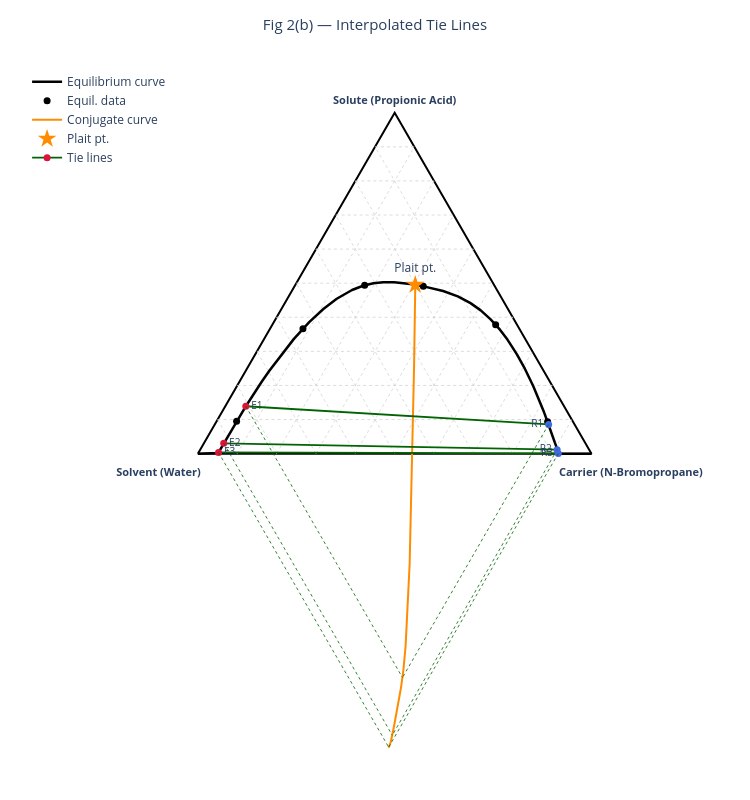

Notebook cell for this chart:
### Markdown cell above
## 6. Interpolated Tie Lines via Conjugate Curve — Fig 2(b)

### Code cell
fig2b = plot_util.fig_interpolated_tie_lines(system, conjugate, steps, N_theory)
fig2b.show()

### Figure 1 — Plotly figure (JSON) as saved in the notebook; plotly's stock layout.template omitted (floating-point values rounded to 4 significant figures; data arrays with more than 128 entries replaced by an {"elided": "..."} marker saying what was removed)
{"data": [{"hoverinfo": "skip", "line": {"color": "black", "width": 2}, "mode": "lines", "showlegend": false, "type": "scatter", "x": [0, 100, 50, 0], "y": [0, 0, 86.6, 0]}, {"hoverinfo": "skip", "mode": "text", "showlegend": false, "text": ["<b>Solute (Propionic Acid)</b>"], "textfont": {"size": 11}, "textposition": "middle center", "type": "scatter", "x": [50], "y": [89.6]}, {"hoverinfo": "skip", "mode": "text", "showlegend": false, "text": ["<b>Solvent (Water)</b>"], "textfont": {"size": 11}, "textposition": "middle center", "type": "scatter", "x": [-10], "y": [-5]}, {"hoverinfo": "skip", "mode": "text", "showlegend": false, "text": ["<b>Carrier (N-Bromopropane)</b>"], "textfont": {"size": 11}, "textposition": "middle center", "type": "scatter", "x": [110], "y": [-5]}, {"hoverinfo": "skip", "line": {"color": "lightgray", "dash": "dot", "width": 0.8}, "mode": "lines", "showlegend": false, "type": "scatter", "x": [5, 95], "y": [8.66, 8.66]}, {"hoverinfo": "skip", "line": {"color": "lightgray", "dash": "dot", "width": 0.8}, "mode": "lines", "showlegend": false, "type": "scatter", "x": [90, 45], "y": [0, 77.94]}, {"hoverinfo": "skip", "line": {"color": "lightgray", "dash": "dot", "width": 0.8}, "mode": "lines", "showlegend": false, "type": "scatter", "x": [10, 55.0], "y": [0, 77.94]}, {"hoverinfo": "skip", "line": {"color": "lightgray", "dash": "dot", "width": 0.8}, "mode": "lines", "showlegend": false, "type": "scatter", "x": [10, 90], "y": [17.32, 17.32]}, {"hoverinfo": "skip", "line": {"color": "lightgray", "dash": "dot", "width": 0.8}, "mode": "lines", "showlegend": false, "type": "scatter", "x": [80, 40], "y": [0, 69.28]}, {"hoverinfo": "skip", "line": {"color": "lightgray", "dash": "dot", "width": 0.8}, "mode": "lines", "showlegend": false, "type": "scatter", "x": [20, 60], "y": [0, 69.28]}, {"hoverinfo": "skip", "line": {"color": "lightgray", "dash": "dot", "width": 0.8}, "mode": "lines", "showlegend": false, "type": "scatter", "x": [15, 85], "y": [25.98, 25.98]}, {"hoverinfo": "skip", "line": {"color": "lightgray", "dash": "dot", "width": 0.8}, "mode": "lines", "showlegend": false, "type": "scatter", "x": [70, 35], "y": [0, 60.62]}, {"hoverinfo": "skip", "line": {"color": "lightgray", "dash": "dot", "width": 0.8}, "mode": "lines", "showlegend": false, "type": "scatter", "x": [30, 65], "y": [0, 60.62]}, {"hoverinfo": "skip", "line": {"color": "lightgray", "dash": "dot", "width": 0.8}, "mode": "lines", "showlegend": false, "type": "scatter", "x": [20, 80], "y": [34.64, 34.64]}, {"hoverinfo": "skip", "line": {"color": "lightgray", "dash": "dot", "width": 0.8}, "mode": "lines", "showlegend": false, "type": "scatter", "x": [60, 30], "y": [0, 51.96]}, {"hoverinfo": "skip", "line": {"color": "lightgray", "dash": "dot", "width": 0.8}, "mode": "lines", "showlegend": false, "type": "scatter", "x": [40, 70], "y": [0, 51.96]}, {"hoverinfo": "skip", "line": {"color": "lightgray", "dash": "dot", "width": 0.8}, "mode": "lines", "showlegend": false, "type": "scatter", "x": [25, 75], "y": [43.3, 43.3]}, {"hoverinfo": "skip", "line": {"color": "lightgray", "dash": "dot", "width": 0.8}, "mode": "lines", "showlegend": false, "type": "scatter", "x": [50, 25], "y": [0, 43.3]}, {"hoverinfo": "skip", "line": {"color": "lightgray", "dash": "dot", "width": 0.8}, "mode": "lines", "showlegend": false, "type": "scatter", "x": [50, 75], "y": [0, 43.3]}, {"hoverinfo": "skip", "line": {"color": "lightgray", "dash": "dot", "width": 0.8}, "mode": "lines", "showlegend": false, "type": "scatter", "x": [30, 70], "y": [51.96, 51.96]}, {"hoverinfo": "skip", "line": {"color": "lightgray", "dash": "dot", "width": 0.8}, "mode": "lines", "showlegend": false, "type": "scatter", "x": [40, 20], "y": [0, 34.64]}, {"hoverinfo": "skip", "line": {"color": "lightgray", "dash": "dot", "width": 0.8}, "mode": "lines", "showlegend": false, "type": "scatter", "x": [60, 80], "y": [0, 34.64]}, {"hoverinfo": "skip", "line": {"color": "lightgray", "dash": "dot", "width": 0.8}, "mode": "lines", "showlegend": false, "type": "scatter", "x": [35, 65], "y": [60.62, 60.62]}, {"hoverinfo": "skip", "line": {"color": "lightgray", "dash": "dot", "width": 0.8}, "mode": "lines", "showlegend": false, "type": "scatter", "x": [30.0, 15.0], "y": [0, 25.98]}, {"hoverinfo": "skip", "line": {"color": "lightgray", "dash": "dot", "width": 0.8}, "mode": "lines", "showlegend": false, "type": "scatter", "x": [70, 85], "y": [0, 25.98]}, {"hoverinfo": "skip", "line": {"color": "lightgray", "dash": "dot", "width": 0.8}, "mode": "lines", "showlegend": false, "type": "scatter", "x": [40, 60], "y": [69.28, 69.28]}, {"hoverinfo": "skip", "line": {"color": "lightgray", "dash": "dot", "width": 0.8}, "mode": "lines", "showlegend": false, "type": "scatter", "x": [20.0, 10.0], "y": [0, 17.32]}, {"hoverinfo": "skip", "line": {"color": "lightgray", "dash": "dot", "width": 0.8}, "mode": "lines", "showlegend": false, "type": "scatter", "x": [80, 90], "y": [0, 17.32]}, {"hoverinfo": "skip", "line": {"color": "lightgray", "dash": "dot", "width": 0.8}, "mode": "lines", "showlegend": false, "type": "scatter", "x": [45, 55], "y": [77.94, 77.94]}, {"hoverinfo": "skip", "line": {"color": "lightgray", "dash": "dot", "width": 0.8}, "mode": "lines", "showlegend": false, "type": "scatter", "x": [10.0, 5.0], "y": [0, 8.66]}, {"hoverinfo": "skip", "line": {"color": "lightgray", "dash": "dot", "width": 0.8}, "mode": "lines", "showlegend": false, "type": "scatter", "x": [90, 95], "y": [0, 8.66]}, {"line": {"color": "black", "width": 2.5}, "mode": "lines", "name": "Equilibrium curve", "type": "scatter", "x": {"elided": "10000 float values"}, "y": {"elided": "10000 float values"}}, {"marker": {"color": "black", "size": 7}, "mode": "markers", "name": "Equil. data", "type": "scatter", "x": [9.845, 26.7, 42.37, 57.27, 75.66, 88.86], "y": [8.219, 31.74, 42.78, 42.51, 32.76, 8.097]}, {"line": {"color": "darkorange", "width": 2}, "mode": "lines", "name": "Conjugate curve", "type": "scatter", "x": {"elided": "2000 float values"}, "y": {"elided": "2000 float values"}}, {"hovertemplate": "<b>Plait pt.</b><br>PA:49.53%  BP:30.46%  W:20.00%<extra></extra>", "marker": {"color": "darkorange", "size": 14, "symbol": "star"}, "mode": "markers+text", "name": "Plait pt.", "text": ["Plait pt."], "textposition": "top center", "type": "scatter", "x": [55.23], "y": [42.9]}, {"line": {"color": "darkgreen", "width": 1.8}, "marker": {"color": ["crimson", "royalblue"], "size": 7}, "mode": "lines+markers+text", "name": "Tie lines", "showlegend": true, "text": ["E1", "R1"], "textfont": {"size": 10}, "textposition": ["middle right", "middle left"], "type": "scatter", "x": [12.18, 89.1], "y": [12.03, 7.407]}, {"hoverinfo": "skip", "line": {"color": "darkgreen", "dash": "dot", "width": 0.8}, "mode": "lines", "showlegend": false, "type": "scatter", "x": [12.18, 51.98], "y": [12.03, -56.9]}, {"hoverinfo": "skip", "line": {"color": "darkgreen", "dash": "dot", "width": 0.8}, "mode": "lines", "showlegend": false, "type": "scatter", "x": [89.1, 51.98], "y": [7.407, -56.9]}, {"line": {"color": "darkgreen", "width": 1.8}, "marker": {"color": ["crimson", "royalblue"], "size": 7}, "mode": "lines+markers+text", "showlegend": false, "text": ["E2", "R2"], "textfont": {"size": 10}, "textposition": ["middle right", "middle left"], "type": "scatter", "x": [6.569, 91.27], "y": [2.625, 0.9978]}, {"hoverinfo": "skip", "line": {"color": "darkgreen", "dash": "dot", "width": 0.8}, "mode": "lines", "showlegend": false, "type": "scatter", "x": [6.569, 49.39], "y": [2.625, -71.54]}, {"hoverinfo": "skip", "line": {"color": "darkgreen", "dash": "dot", "width": 0.8}, "mode": "lines", "showlegend": false, "type": "scatter", "x": [91.27, 49.39], "y": [0.9978, -71.54]}, {"line": {"color": "darkgreen", "width": 1.8}, "marker": {"color": ["crimson", "royalblue"], "size": 7}, "mode": "lines+markers+text", "showlegend": false, "text": ["E3", "R3"], "textfont": {"size": 10}, "textposition": ["middle right", "middle left"], "type": "scatter", "x": [5.25, 91.57], "y": [0.2988, 0.0498]}, {"hoverinfo": "skip", "line": {"color": "darkgreen", "dash": "dot", "width": 0.8}, "mode": "lines", "showlegend": false, "type": "scatter", "x": [5.25, 48.48], "y": [0.2988, -74.58]}, {"hoverinfo": "skip", "line": {"color": "darkgreen", "dash": "dot", "width": 0.8}, "mode": "lines", "showlegend": false, "type": "scatter", "x": [91.57, 48.48], "y": [0.0498, -74.58]}], "layout": {"height": 800, "legend": {"bgcolor": "rgba(255,255,255,0.8)", "x": 0.01, "y": 0.99}, "margin": {"b": 20, "l": 20, "r": 20, "t": 60}, "plot_bgcolor": "white", "title": {"font": {"size": 15}, "text": "Fig 2(b) — Interpolated Tie Lines", "x": 0.5}, "width": 750, "xaxis": {"range": [-28, 118], "visible": false}, "yaxis": {"range": [-82.91, 100], "scaleanchor": "x", "scaleratio": 1, "visible": false}}}
